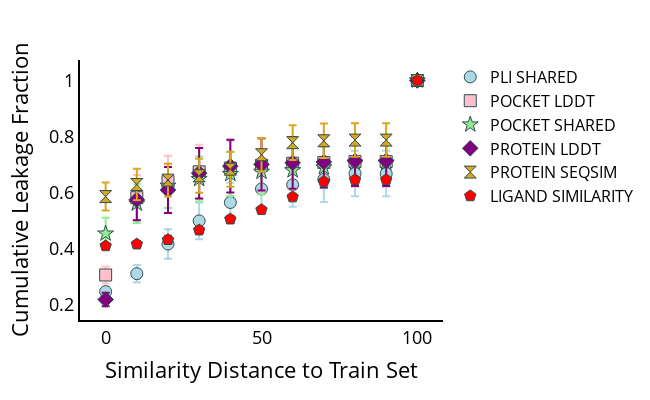

The notebook cell this image was saved under:
### Code cell
plot_leakage_vs_perfomance(df_report, analysis_Y='CDF')

### Figure 1 — Plotly figure (JSON) as saved in the notebook; plotly's stock layout.template omitted (floating-point values rounded to 4 significant figures)
{"data": [{"error_y": {"array": [0.01609, 0.03061, 0.05259, 0.06514, 0.07018, 0.07611, 0.07818, 0.08034, 0.0811, 0.0811, 0]}, "hovertemplate": "Metric=PLI SHARED<br>Similarity Distance to Train Set=%{x}<br>Cumulative Leakage Fraction=%{y}<extra></extra>", "legendgroup": "PLI SHARED", "marker": {"color": "lightblue", "line": {"color": "DarkSlateGrey", "width": 1}, "size": 12, "symbol": "circle"}, "mode": "markers", "name": "PLI SHARED", "orientation": "v", "showlegend": true, "type": "scatter", "x": [0, 10, 20, 30, 40, 50, 60, 70, 80, 90, 100], "xaxis": "x", "y": [0.2475, 0.3115, 0.4169, 0.4996, 0.5652, 0.6136, 0.6284, 0.6472, 0.6682, 0.6682, 1], "yaxis": "y"}, {"error_y": {"array": [0.03025, 0.08071, 0.09262, 0.0965, 0.09819, 0.09434, 0.09252, 0.09119, 0.0895, 0.0895, 0]}, "hovertemplate": "Metric=POCKET LDDT<br>Similarity Distance to Train Set=%{x}<br>Cumulative Leakage Fraction=%{y}<extra></extra>", "legendgroup": "POCKET LDDT", "marker": {"color": "pink", "line": {"color": "DarkSlateGrey", "width": 1}, "size": 12, "symbol": "square"}, "mode": "markers", "name": "POCKET LDDT", "orientation": "v", "showlegend": true, "type": "scatter", "x": [0, 10, 20, 30, 40, 50, 60, 70, 80, 90, 100], "xaxis": "x", "y": [0.3068, 0.5824, 0.6393, 0.6745, 0.6877, 0.6979, 0.7049, 0.708, 0.7112, 0.7112, 1], "yaxis": "y"}, {"error_y": {"array": [0.05599, 0.06885, 0.07904, 0.08023, 0.07832, 0.08061, 0.07972, 0.07385, 0.06906, 0.06906, 0]}, "hovertemplate": "Metric=POCKET SHARED<br>Similarity Distance to Train Set=%{x}<br>Cumulative Leakage Fraction=%{y}<extra></extra>", "legendgroup": "POCKET SHARED", "marker": {"color": "lightgreen", "line": {"color": "DarkSlateGrey", "width": 1}, "size": 12, "symbol": "star"}, "mode": "markers", "name": "POCKET SHARED", "orientation": "v", "showlegend": true, "type": "scatter", "x": [0, 10, 20, 30, 40, 50, 60, 70, 80, 90, 100], "xaxis": "x", "y": [0.4543, 0.5613, 0.6245, 0.6487, 0.6667, 0.6745, 0.6799, 0.6901, 0.7073, 0.7073, 1], "yaxis": "y"}, {"error_y": {"array": [0.02384, 0.07327, 0.08239, 0.09003, 0.09387, 0.093, 0.0924, 0.09071, 0.08989, 0.08989, 0]}, "hovertemplate": "Metric=PROTEIN LDDT<br>Similarity Distance to Train Set=%{x}<br>Cumulative Leakage Fraction=%{y}<extra></extra>", "legendgroup": "PROTEIN LDDT", "marker": {"color": "purple", "line": {"color": "DarkSlateGrey", "width": 1}, "size": 12, "symbol": "diamond"}, "mode": "markers", "name": "PROTEIN LDDT", "orientation": "v", "showlegend": true, "type": "scatter", "x": [0, 10, 20, 30, 40, 50, 60, 70, 80, 90, 100], "xaxis": "x", "y": [0.2194, 0.5753, 0.6097, 0.6698, 0.6948, 0.701, 0.7065, 0.7096, 0.7135, 0.7135, 1], "yaxis": "y"}, {"error_y": {"array": [0.05004, 0.05636, 0.05828, 0.06051, 0.06262, 0.05969, 0.06196, 0.06128, 0.05952, 0.05952, 0]}, "hovertemplate": "Metric=PROTEIN SEQSIM<br>Similarity Distance to Train Set=%{x}<br>Cumulative Leakage Fraction=%{y}<extra></extra>", "legendgroup": "PROTEIN SEQSIM", "marker": {"color": "goldenrod", "line": {"color": "DarkSlateGrey", "width": 1}, "size": 12, "symbol": "hourglass"}, "mode": "markers", "name": "PROTEIN SEQSIM", "orientation": "v", "showlegend": true, "type": "scatter", "x": [0, 10, 20, 30, 40, 50, 60, 70, 80, 90, 100], "xaxis": "x", "y": [0.5863, 0.6292, 0.6448, 0.6604, 0.6838, 0.7354, 0.7783, 0.7853, 0.7877, 0.7877, 1], "yaxis": "y"}, {"error_y": {"array": [0.01002, 0.01053, 0.01437, 0.01149, 0.01168, 0.009389, 0.008359, 0.001686, 0.002921, 0.002921, 0]}, "hovertemplate": "Metric=LIGAND SIMILARITY<br>Similarity Distance to Train Set=%{x}<br>Cumulative Leakage Fraction=%{y}<extra></extra>", "legendgroup": "LIGAND SIMILARITY", "marker": {"color": "red", "line": {"color": "DarkSlateGrey", "width": 1}, "size": 12, "symbol": "pentagon"}, "mode": "markers", "name": "LIGAND SIMILARITY", "orientation": "v", "showlegend": true, "type": "scatter", "x": [0, 10, 20, 30, 40, 50, 60, 70, 80, 90, 100], "xaxis": "x", "y": [0.4106, 0.4169, 0.4325, 0.4668, 0.5059, 0.5394, 0.5847, 0.6401, 0.6464, 0.6464, 1], "yaxis": "y"}], "layout": {"font": {"size": 18}, "height": 400, "legend": {"font": {"color": "black", "size": 16}, "title": {}, "tracegroupgap": 0, "traceorder": "normal"}, "margin": {"t": 60}, "plot_bgcolor": "rgba(0, 0, 0, 0)", "width": 650, "xaxis": {"anchor": "y", "color": "black", "domain": [0, 1], "linecolor": "black", "linewidth": 2, "showline": true, "tickfont": {"size": 18}, "title": {"text": "Similarity Distance to Train Set"}}, "yaxis": {"anchor": "x", "color": "black", "domain": [0, 1], "linecolor": "black", "linewidth": 2, "showline": true, "tickfont": {"size": 18}, "title": {"text": "Cumulative Leakage Fraction"}}}}
